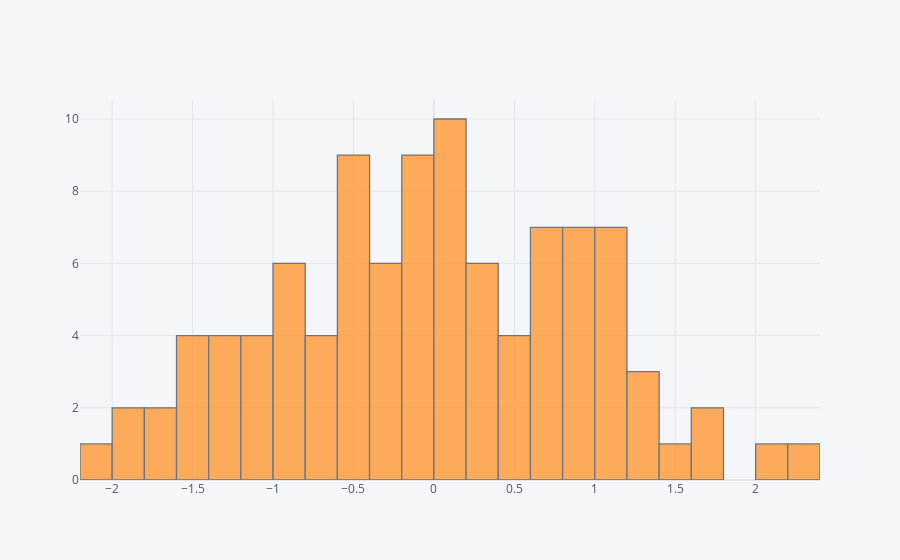

Notebook source saved alongside this figure:
### Markdown cell above
## histogram

### Code cell
df['A'].iplot(kind='hist',bins=25)

### Figure 1 — Plotly figure (JSON) as saved in the notebook; plotly's stock layout.template omitted (floating-point values rounded to 4 significant figures)
{"data": [{"histfunc": "count", "histnorm": "", "marker": {"color": "rgba(255, 153, 51, 1.0)", "line": {"color": "#4D5663", "width": 1.3}}, "name": "A", "nbinsx": 25, "opacity": 0.8, "orientation": "v", "type": "histogram", "x": [-0.3925, -1.389, 0.932, 0.6944, 0.7344, -1.223, -0.8245, 0.7162, 0.2165, -0.2409, 1.111, 0.1162, 0.1187, 0.6419, 0.5925, -1.531, -1.014, 0.1779, 1.195, 1.242, -0.4112, 1.795, 0.9534, -0.05388, 0.2471, 0.2588, 0.4854, -0.6316, 0.06979, 0.1918, -1.639, 0.9568, 0.2672, -0.3027, 1.136, 0.1054, -0.33, 0.271, 0.06641, 1.202, -0.8275, -1.83, 0.6949, -0.5454, 1.051, 0.5929, -0.06113, -0.3326, -0.9096, -0.0652, -0.7397, -0.7973, 0.8993, -0.4884, 0.6247, -0.04369, 1.071, -1.275, -2.129, -0.1604, 0.8996, -1.109, 0.2465, 0.1622, -1.926, -0.1143, 1.697, -0.5661, -0.5256, -0.01399, -0.7298, 1.424, -1.774, -0.5639, -0.5016, -1.549, -0.4245, 0.5228, -1.551, -0.4326, -0.1942, 2.32, 0.6421, 1.013, 0.8752, 0.06787, -1.196, -0.8756, 0.834, -0.9199, -1.397, 1.023, -1.457, -0.1695, -1.129, 2.128, -0.8176, 1.211, -0.3074, 0.1661]}], "layout": {"barmode": "overlay", "legend": {"bgcolor": "#F5F6F9", "font": {"color": "#4D5663"}}, "paper_bgcolor": "#F5F6F9", "plot_bgcolor": "#F5F6F9", "title": {"font": {"color": "#4D5663"}}, "xaxis": {"gridcolor": "#E1E5ED", "showgrid": true, "tickfont": {"color": "#4D5663"}, "title": {"font": {"color": "#4D5663"}, "text": ""}, "zerolinecolor": "#E1E5ED"}, "yaxis": {"gridcolor": "#E1E5ED", "showgrid": true, "tickfont": {"color": "#4D5663"}, "title": {"font": {"color": "#4D5663"}, "text": ""}, "zerolinecolor": "#E1E5ED"}}}
